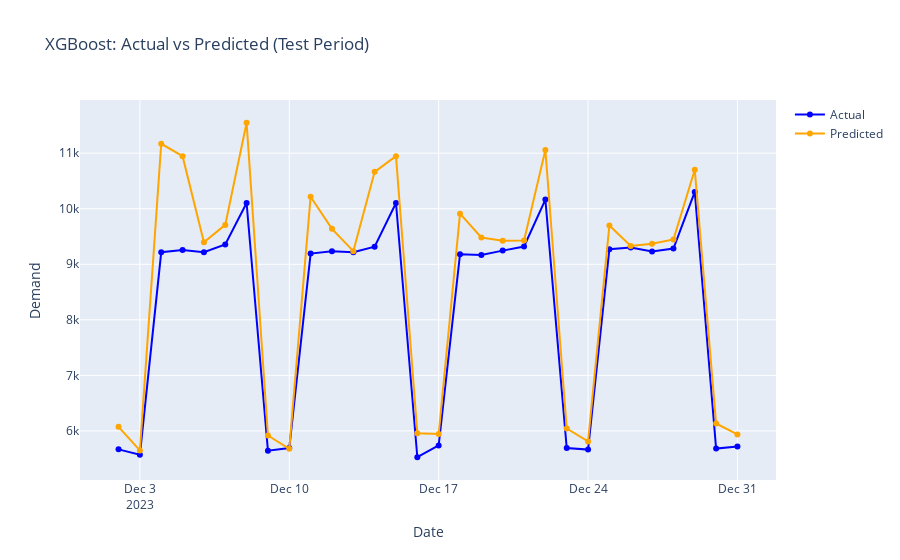

Notebook cell for this chart:
### Code cell
# Visualize actual vs predicted
results_df = pd.DataFrame({
    'Date': test_df['date'].values,
    'Actual': y_test.values,
    'Predicted': y_pred
})

fig = go.Figure()
fig.add_trace(go.Scatter(x=results_df['Date'], y=results_df['Actual'],
                         mode='lines+markers', name='Actual', line=dict(color='blue')))
fig.add_trace(go.Scatter(x=results_df['Date'], y=results_df['Predicted'],
                         mode='lines+markers', name='Predicted', line=dict(color='orange')))

fig.update_layout(title='XGBoost: Actual vs Predicted (Test Period)',
                  xaxis_title='Date', yaxis_title='Demand')
fig.show()
